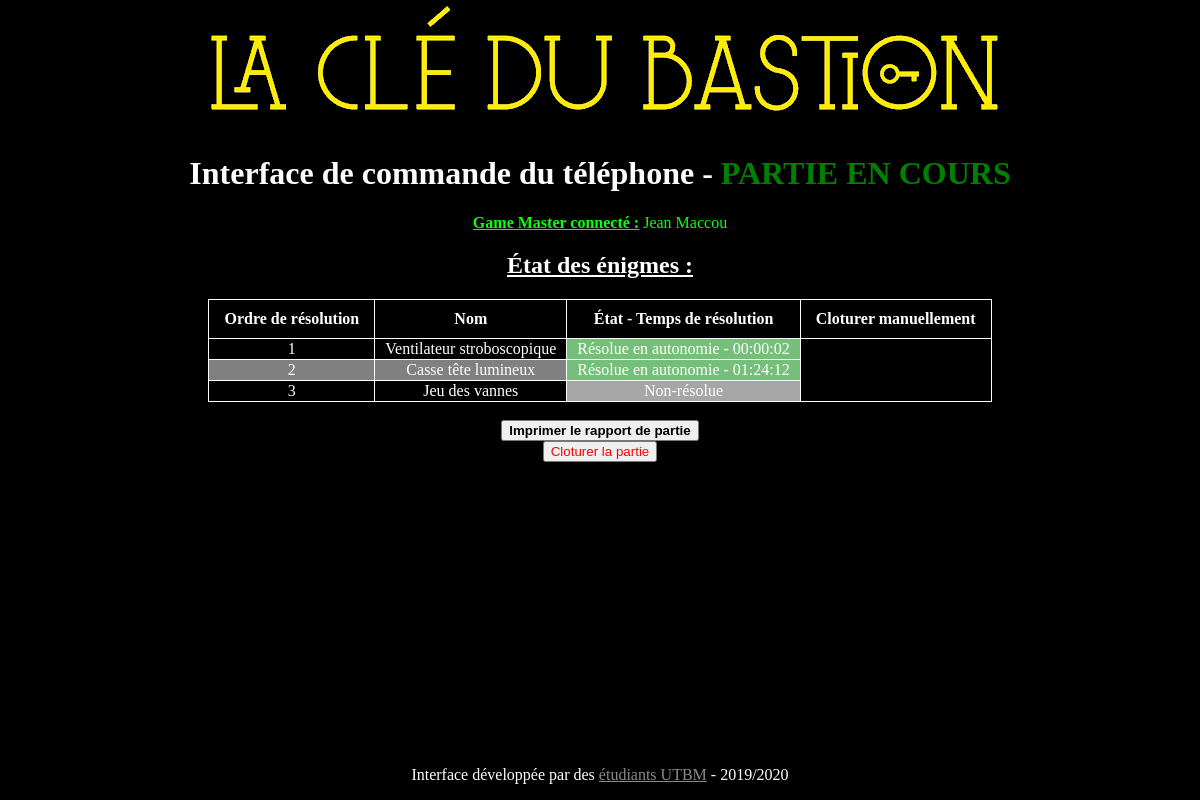
The page /interface_gamemaster/interface_partie.php (signed in) on the database its author committed.
### tables this page shows
CREATE TABLE IF NOT EXISTS `details_parties` (
  `ID` int(11) NOT NULL AUTO_INCREMENT,
  `ID_partie` int(11) NOT NULL,
  `ID_enigme` int(11) NOT NULL,
  `etat` int(11) NOT NULL,
  `duree_resolution` time DEFAULT NULL,
  PRIMARY KEY (`ID`)
);

CREATE TABLE IF NOT EXISTS `enigmes` (
  `ID` int(11) NOT NULL AUTO_INCREMENT,
  `nom` varchar(255) NOT NULL,
  `ordre_apparition` int(11) NOT NULL,
  `type_signal_fin` tinyint(1) DEFAULT NULL,
  `indice_texte` varchar(1000) DEFAULT NULL,
  `indice_son` int(11) DEFAULT NULL,
  `solution_texte` varchar(1000) DEFAULT NULL,
  `solution_son` int(11) DEFAULT NULL,
  `message_fin_texte` varchar(1000) DEFAULT NULL,
  `message_fin_son` int(11) DEFAULT NULL,
  `numero_tel` int(11) NOT NULL,
  `topic_MQTT` varchar(255) DEFAULT NULL,
  PRIMARY KEY (`ID`)
);

### interface_gamemaster/interface_partie.php (the view, shortened to what this page needs)
<!DOCTYPE html>
<html>
<head>
	<link rel="stylesheet" type="text/css" href="style.css">
</head>
<body>
	<?php
		include 'header.php';
	?>
	<h1>Interface de commande du téléphone - <font color="green">PARTIE EN COURS</font></h1>
	<p class="temoin_connexion"><u><b>Game Master connecté :</b></u>
		<?php
			echo " ".$_SESSION['connected_gm_prenom'] . " " . $_SESSION['connected_gm_nom'];
		?>
	</p>
	<h2><b><u>État des énigmes :</u></b></h2>
	<table>
		<thead>
			<tr>
				<th>Ordre de résolution</th>
				<th>Nom</th>
				<th>État - Temps de résolution</th>
				<th>Cloturer manuellement</th>
			</tr>
		</thead>
		<tbody>
			<?php
				include("connexion_bdd.php");
				$req_details = $bdd->prepare('SELECT enigmes.ID AS ID, enigmes.ordre_apparition AS ordre, enigmes.nom AS nom_enigme, enigmes.type_signal_fin AS type_signal,  details_parties.etat AS state, details_parties.duree_resolution AS duree FROM details_parties INNER JOIN enigmes ON (details_parties.ID_enigme = enigmes.ID) WHERE details_parties.ID_partie = ? ORDER BY enigmes.ordre_apparition');
				$req_details->execute(array($_SESSION['partie_ouverte']));
				while($ligne=$req_details->fetch()){
			?>
						<tr>
							<td><?php echo $ligne['ordre']; ?></td>
							<td><?php echo $ligne['nom_enigme']; ?></td>
							<?php echo "<td class=\"_". $ligne['state'] ."\">";
							$correspondance_etats=array("Non-résolue","Indice 1 délivré","Indice 2 délivré", "Résolue avec 1 indice", "Résolue avec 2 indices", "Résolue en autonomie");
							if($ligne['state']<3){
								echo $correspondance_etats[$ligne['state']];
							}else{
								echo $correspondance_etats[$ligne['state']]." - ". $ligne['duree'];
							}
							?>
							</td>
						</tr>
			<?php
				}
			?>
		</tbody>
	</table>
	<br>
		<button onclick="window.print();return false;"><b>Imprimer le rapport de partie</b></button>
	<br>
	<form action="cloture_partie.php">
		<button type="submit"><font color="red">Cloturer la partie</font></button>
	</form>
	<?php
		include 'footer.php';
	?>
</body>
</html>

### interface_gamemaster/style.css (style rules this page uses)
* { -moz-box-sizing: border-box; box-sizing: border-box; }
html { background-color: black; }
body { color: white; min-height: 100%; margin: 0; padding: 0; padding-bottom: 0; text-align: center; }
.temoin_connexion { color: #0AFF0A; }
table, th, td { margin-left: auto; margin-right: auto; text-align: center; border: 1px solid white; border-collapse: collapse; }
th { padding: 10px; padding-left: 15px; padding-right: 15px; }
td { padding-left: 10px; padding-right: 10px; }
td._0 { background-color: #A6A6A6; }
td._5 { background-color: #75BF7B; }
tr:nth-child(even) { background-color: grey; }

### rows shown on the page
details_parties: ID_enigme.ordre_apparition "1", ID_enigme.nom "Ventilateur stroboscopique", etat "Résolue en autonomie", duree_resolution "00:00:02"
details_parties: ID_enigme.ordre_apparition "2", ID_enigme.nom "Casse tête lumineux", etat "Résolue en autonomie", duree_resolution "01:24:12"
details_parties: ID_enigme.ordre_apparition "3", ID_enigme.nom "Jeu des vannes", etat "Non-résolue"

### other values the page prints
$_SESSION['connected_gm_prenom'] "Jean"
$_SESSION['connected_gm_nom'] "Maccou"
